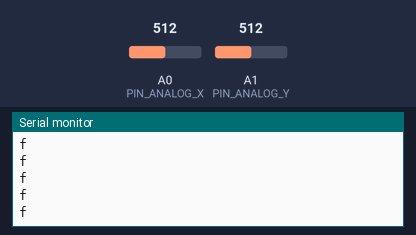
Simulated run of this sketch. Board: Arduino Uno, built with avr-gcc and run on an emulated ATmega328P. On the bench: the last lines printed to the serial monitor. The test bench sets the inputs (shaded band); at power-on: A0 (PIN_ANALOG_X) = 512, A1 (PIN_ANALOG_Y) = 512.

Above: at 1.2 s.
1.3 s: A0 (PIN_ANALOG_X) set to 536
2.8 s: A0 (PIN_ANALOG_X) set to 562
At 3.3 s:
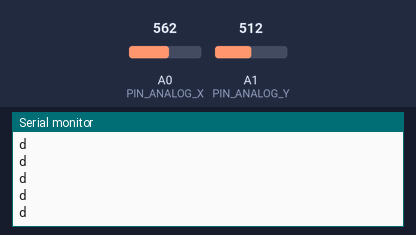
4.7 s: A1 (PIN_ANALOG_Y) set to 536
6.2 s: A1 (PIN_ANALOG_Y) set to 560
At 6.9 s:
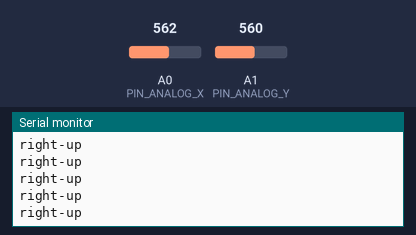

Measured:
- the behaviour switches between 550 and 551 on A0 (PIN_ANALOG_X) (found by bisection; images 0 and 1)
- the behaviour switches between 550 and 551 on A1 (PIN_ANALOG_Y) (found by bisection; images 1 and 2)
- after the input at 2.8 s, the serial monitor: prints a new line after 0.07 s (image 1)
- after the input at 6.2 s, the serial monitor: prints a new line after 0.07 s (image 2)

The sketch:

XBJoystick.ino
```cpp
//Code from Sparkfun with a few tweeks to get it working with Rover.  Rather than serial printing
//words, I switched it to print the letters that the rover sketch understands.


const byte PIN_ANALOG_X = 0;
const byte PIN_ANALOG_Y = 1;

const int X_THRESHOLD_LOW = 450;   //I have the contrains real big so there's less chance for
const int X_THRESHOLD_HIGH = 550;  //analog misinterpretation.

const int Y_THRESHOLD_LOW = 450;
const int Y_THRESHOLD_HIGH = 550;

int x_position;
int y_position;

int x_direction;
int y_direction;

void setup() {
Serial.begin(9600);
}

void loop () {
x_direction = 0;
y_direction = 0;

x_position = analogRead(PIN_ANALOG_X);
y_position = analogRead(PIN_ANALOG_Y);


if (x_position > X_THRESHOLD_HIGH) {
x_direction = 1;
} else if (x_position < X_THRESHOLD_LOW) {
x_direction = -1;
}

if (y_position > Y_THRESHOLD_HIGH) {
y_direction = 1;
} else if (y_position < Y_THRESHOLD_LOW) {
y_direction = -1;
}


if (x_direction == -1) {
if (y_direction == -1) {
Serial.println("left-down");
} else if (y_direction == 0) {
Serial.println("a");                               //the A is whats making it go left
} else {
// y_direction == 1
Serial.println("left-up");
}
} else if (x_direction == 0) {
if (y_direction == -1) {
Serial.println("s");                          // S is for reverse
} else if (y_direction == 0) {
Serial.println("f");                          // F is for Stop--it sends this until something else is sent
} else {
// y_direction == 1
Serial.println("w");                       // W is forward
}
} else {
// x_direction == 1
if (y_direction == -1) {
Serial.println("right-down");
} else if (y_direction == 0) {
Serial.println("d");                         // D is right
} else {
// y_direction == 1
Serial.println("right-up");
}
}}
```
